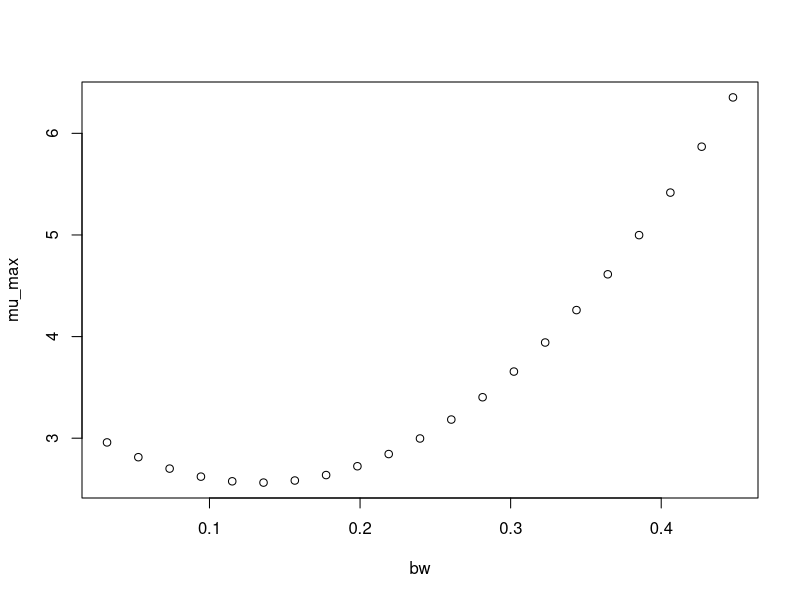

This figure's R source:
#############################
# start of Parameter script
#############################
bw <- seq(0.031968031968032,0.4476472,length.out=21)
#############################
# end of Parameter script
#############################
############################# 
# start of Model script Gropin ID 1364 
#############################
 
# constant coefficients for this model
 
variables <- data.frame(bw)
argumentsPar <- expand.grid(variables)
 
# heart of the model
response_surface <- function(bw) {
   mumax <-(3.247-10.25*bw+38.40*bw^2)

return(mumax=mumax)
} 

# output parameters
mumax <- cbind(argumentsPar,response_surface(argumentsPar['bw']))
colnames(mumax) <- c(colnames(argumentsPar),'mumax')
#############################
# End of Model script
#############################
############################# 
# start of Visualisation script Gropin ID 1364 
#############################
plot(bw,mumax$mumax,
                          xlab='bw',
                          ylab='mu_max')
#############################
# End of Visualisation script
#############################
